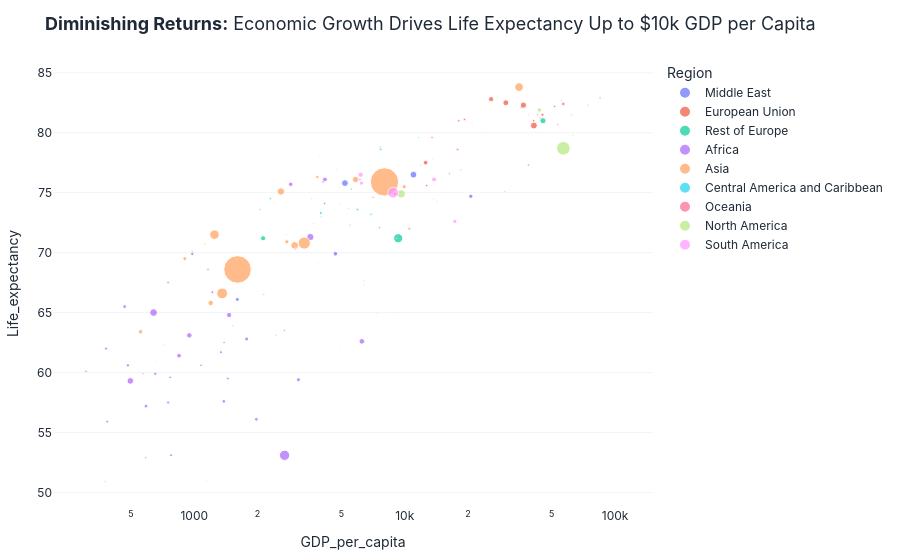

Notebook cell for this chart:
### Code cell
# Q2: How does GDP per Capita relate to Life Expectancy across different regions?
fig2 = px.scatter(
    df[df['Year'] == 2015], x='GDP_per_capita', y='Life_expectancy',
    size='Population_mln', color='Region', hover_name='Country',
    log_x=True,
    title="<b>Diminishing Returns:</b> Economic Growth Drives Life Expectancy Up to $10k GDP per Capita"
)
apply_clean_theme(fig2)
fig2.show()

### Figure 1 — Plotly figure (JSON) as saved in the notebook; plotly's stock layout.template omitted (floating-point values rounded to 4 significant figures)
{"data": [{"hovertemplate": "<b>%{hovertext}</b><br><br>Region=Middle East<br>GDP_per_capita=%{x}<br>Life_expectancy=%{y}<br>Population_mln=%{marker.size}<extra></extra>", "hovertext": ["Turkiye", "Oman", "Israel", "Iraq", "Kuwait", "Saudi Arabia", "Syrian Arab Republic", "Jordan", "United Arab Emirates", "Lebanon", "Qatar", "Yemen, Rep.", "Iran, Islamic Rep.", "Bahrain"], "legendgroup": "Middle East", "marker": {"color": "#636efa", "size": [78.53, 4.27, 8.38, 35.57, 3.84, 31.72, 18.0, 9.27, 9.26, 6.53, 2.57, 26.5, 78.49, 1.37], "sizemode": "area", "sizeref": 3.45, "symbol": "circle"}, "mode": "markers", "name": "Middle East", "orientation": "v", "showlegend": true, "type": "scatter", "x": [11006, 18445, 35808, 4688, 29870, 20628, 979, 4164, 38663, 7643, 63039, 1602, 5201, 22634], "xaxis": "x", "y": [76.5, 76.9, 82.1, 69.9, 75.1, 74.7, 69.9, 74.1, 77.3, 78.8, 79.8, 66.1, 75.8, 76.8], "yaxis": "y"}, {"hovertemplate": "<b>%{hovertext}</b><br><br>Region=European Union<br>GDP_per_capita=%{x}<br>Life_expectancy=%{y}<br>Population_mln=%{marker.size}<extra></extra>", "hovertext": ["Spain", "Latvia", "Sweden", "Czechia", "Lithuania", "Netherlands", "Bulgaria", "Portugal", "Finland", "Slovenia", "Belgium", "Slovak Republic", "Austria", "Malta", "Greece", "Ireland", "Croatia", "Germany", "Denmark", "Poland", "Italy", "Hungary", "Luxembourg", "Cyprus", "Estonia", "Romania", "France"], "legendgroup": "European Union", "marker": {"color": "#EF553B", "size": [46.44, 1.98, 9.8, 10.55, 2.9, 16.94, 7.18, 10.36, 5.48, 2.06, 11.27, 5.42, 8.64, 0.45, 10.82, 4.7, 4.2, 81.69, 5.68, 37.99, 60.73, 9.84, 0.57, 1.16, 1.32, 19.82, 66.55], "sizemode": "area", "sizeref": 3.45, "symbol": "circle"}, "mode": "markers", "name": "European Union", "orientation": "v", "showlegend": true, "type": "scatter", "x": [25742, 13786, 51545, 17830, 14264, 45193, 7075, 19250, 42802, 20890, 41008, 16342, 44196, 24922, 18084, 62012, 11933, 41103, 53255, 12578, 30242, 12721, 105462, 23408, 17402, 8969, 36653], "xaxis": "x", "y": [82.8, 74.5, 82.2, 78.6, 74.3, 81.5, 74.6, 81.1, 81.5, 80.8, 81.0, 76.6, 81.2, 81.9, 81.0, 81.5, 77.3, 80.6, 80.7, 77.5, 82.5, 75.6, 82.3, 80.4, 77.6, 74.9, 82.3], "yaxis": "y"}, {"hovertemplate": "<b>%{hovertext}</b><br><br>Region=Rest of Europe<br>GDP_per_capita=%{x}<br>Life_expectancy=%{y}<br>Population_mln=%{marker.size}<extra></extra>", "hovertext": ["Russian Federation", "Norway", "Belarus", "Ukraine", "Albania", "North Macedonia", "Moldova", "Montenegro", "Switzerland", "Serbia", "Bosnia and Herzegovina", "United Kingdom", "Armenia", "Georgia", "Iceland"], "legendgroup": "Rest of Europe", "marker": {"color": "#00cc96", "size": [144.1, 5.19, 9.46, 45.15, 2.88, 2.07, 2.83, 0.62, 8.28, 7.1, 3.43, 65.12, 2.93, 3.73, 0.33], "sizemode": "area", "sizeref": 3.45, "symbol": "circle"}, "mode": "markers", "name": "Rest of Europe", "orientation": "v", "showlegend": true, "type": "scatter", "x": [9313, 74356, 5967, 2125, 3953, 4862, 2732, 6517, 84776, 5589, 4730, 45405, 3607, 4014, 52952], "xaxis": "x", "y": [71.2, 82.3, 73.6, 71.2, 78.0, 75.4, 71.5, 76.4, 82.9, 75.3, 76.9, 81.0, 74.5, 73.0, 82.5], "yaxis": "y"}, {"hovertemplate": "<b>%{hovertext}</b><br><br>Region=Africa<br>GDP_per_capita=%{x}<br>Life_expectancy=%{y}<br>Population_mln=%{marker.size}<extra></extra>", "hovertext": ["Cameroon", "Gambia, The", "Algeria", "Madagascar", "Eswatini", "Botswana", "Congo, Dem. Rep.", "Angola", "Chad", "Guinea-Bissau", "Guinea", "Benin", "Eritrea", "Lesotho", "Malawi", "Seychelles", "Burundi", "Mozambique", "Sierra Leone", "Tanzania", "Gabon", "Nigeria", "Comoros", "Uganda", "Ghana", "Equatorial Guinea", "Morocco", "Senegal", "Congo, Rep.", "Namibia", "Zimbabwe", "Kenya", "Mauritania", "Zambia", "Niger", "Somalia", "Liberia", "Rwanda", "Mauritius", "Central African Republic", "Egypt, Arab Rep.", "Libya", "Cabo Verde", "Togo", "Cote d'Ivoire", "Burkina Faso", "Mali", "Ethiopia", "South Africa", "Tunisia", "Djibouti"], "legendgroup": "Africa", "marker": {"color": "#ab63fa", "size": [23.3, 2.09, 39.73, 24.23, 1.1, 2.12, 76.24, 27.88, 14.11, 1.74, 11.43, 10.58, 0.35, 2.06, 16.75, 0.09, 10.16, 27.04, 7.17, 51.48, 1.95, 181.1, 0.78, 38.23, 27.85, 1.17, 34.66, 14.58, 4.86, 2.31, 13.81, 47.88, 4.05, 15.88, 20.0, 13.8, 4.47, 11.37, 1.26, 4.49, 92.44, 6.42, 0.52, 7.32, 23.23, 18.11, 17.44, 100.8, 55.39, 11.18, 0.91], "sizemode": "area", "sizeref": 3.45, "symbol": "circle"}, "mode": "markers", "name": "Africa", "orientation": "v", "showlegend": true, "type": "scatter", "x": [1383, 661, 4178, 467, 3680, 6403, 497, 3128, 776, 603, 769, 1077, 9011, 1146, 381, 15158, 306, 590, 588, 948, 7385, 2687, 1243, 847, 1774, 11283, 2875, 1219, 2449, 4897, 1445, 1465, 1524, 1338, 484, 386, 722, 751, 9260, 377, 3563, 7590, 3043, 571, 1973, 653, 751, 641, 6260, 4095, 2653], "xaxis": "x", "y": [57.6, 60.9, 76.1, 65.5, 55.4, 67.3, 59.3, 59.4, 53.1, 57.0, 59.6, 60.6, 64.7, 51.0, 62.0, 74.3, 60.1, 57.2, 52.9, 63.1, 64.9, 53.1, 63.5, 61.4, 62.8, 57.4, 75.7, 66.7, 63.1, 62.1, 59.5, 64.8, 63.9, 61.7, 60.6, 55.9, 62.3, 67.5, 74.4, 50.9, 71.3, 72.1, 72.1, 59.9, 56.1, 59.9, 57.5, 65.0, 62.6, 75.9, 64.1], "yaxis": "y"}, {"hovertemplate": "<b>%{hovertext}</b><br><br>Region=Asia<br>GDP_per_capita=%{x}<br>Life_expectancy=%{y}<br>Population_mln=%{marker.size}<extra></extra>", "hovertext": ["Vietnam", "Nepal", "Indonesia", "China", "India", "Turkmenistan", "Myanmar", "Azerbaijan", "Thailand", "Mongolia", "Maldives", "Pakistan", "Afghanistan", "Japan", "Tajikistan", "Kyrgyz Republic", "Kazakhstan", "Brunei Darussalam", "Bangladesh", "Uzbekistan", "Singapore", "Cambodia", "Bhutan", "Lao PDR", "Philippines", "Sri Lanka", "Malaysia"], "legendgroup": "Asia", "marker": {"color": "#FFA15A", "size": [92.68, 27.02, 258.4, 1380.0, 1310.0, 5.57, 52.68, 9.65, 68.71, 3.0, 0.45, 199.4, 34.41, 127.1, 8.45, 5.96, 17.54, 0.41, 156.3, 31.3, 5.54, 15.52, 0.73, 6.74, 102.1, 20.97, 30.27], "sizemode": "area", "sizeref": 3.45, "symbol": "circle"}, "mode": "markers", "name": "Asia", "orientation": "v", "showlegend": true, "type": "scatter", "x": [2582, 902, 3332, 8016, 1606, 6433, 1197, 5500, 5840, 3875, 9033, 1357, 556, 34961, 978, 1121, 10511, 31164, 1248, 2754, 55647, 1163, 2753, 2140, 3001, 3844, 9955], "xaxis": "x", "y": [75.1, 69.5, 70.8, 75.9, 68.6, 67.7, 65.8, 72.3, 76.1, 69.1, 77.7, 66.6, 63.4, 83.8, 70.1, 70.7, 72.0, 75.3, 71.5, 70.9, 82.7, 68.6, 70.4, 66.5, 70.6, 76.3, 75.5], "yaxis": "y"}, {"hovertemplate": "<b>%{hovertext}</b><br><br>Region=Central America and Caribbean<br>GDP_per_capita=%{x}<br>Life_expectancy=%{y}<br>Population_mln=%{marker.size}<extra></extra>", "hovertext": ["Costa Rica", "Honduras", "Dominican Republic", "St. Vincent and the Grenadines", "Grenada", "Antigua and Barbuda", "El Salvador", "Panama", "Trinidad and Tobago", "Sao Tome and Principe", "Belize", "Jamaica", "Barbados", "St. Lucia", "Guatemala", "Cuba", "Bahamas, The", "Haiti", "Nicaragua"], "legendgroup": "Central America and Caribbean", "marker": {"color": "#19d3f3", "size": [4.85, 9.11, 10.28, 0.11, 0.11, 0.09, 6.33, 3.97, 1.37, 0.2, 0.36, 2.89, 0.29, 0.18, 15.57, 11.32, 0.37, 10.7, 6.22], "sizemode": "area", "sizeref": 3.45, "symbol": "circle"}, "mode": "markers", "name": "Central America and Caribbean", "orientation": "v", "showlegend": true, "type": "scatter", "x": [11643, 2302, 6922, 7207, 9097, 14285, 3706, 13630, 18384, 1585, 4805, 4908, 16559, 10094, 3995, 7694, 31699, 1387, 2050], "xaxis": "x", "y": [79.6, 74.5, 73.2, 72.1, 72.4, 76.5, 72.4, 77.8, 72.9, 69.4, 74.0, 74.1, 78.8, 75.6, 73.3, 78.6, 73.1, 62.5, 73.6], "yaxis": "y"}, {"hovertemplate": "<b>%{hovertext}</b><br><br>Region=Oceania<br>GDP_per_capita=%{x}<br>Life_expectancy=%{y}<br>Population_mln=%{marker.size}<extra></extra>", "hovertext": ["New Zealand", "Solomon Islands", "Kiribati", "Micronesia, Fed. Sts.", "Papua New Guinea", "Vanuatu", "Australia", "Timor-Leste", "Fiji", "Samoa", "Tonga"], "legendgroup": "Oceania", "marker": {"color": "#FF6692", "size": [4.61, 0.6, 0.11, 0.11, 8.11, 0.27, 23.82, 1.2, 0.87, 0.19, 0.1], "sizemode": "area", "sizeref": 3.45, "symbol": "circle"}, "mode": "markers", "name": "Oceania", "orientation": "v", "showlegend": true, "type": "scatter", "x": [38631, 2167, 1535, 2907, 2679, 2696, 56707, 1333, 5391, 4074, 4336], "xaxis": "x", "y": [81.5, 72.2, 67.3, 67.3, 63.5, 69.9, 82.4, 68.5, 67.1, 72.7, 70.5], "yaxis": "y"}, {"hovertemplate": "<b>%{hovertext}</b><br><br>Region=North America<br>GDP_per_capita=%{x}<br>Life_expectancy=%{y}<br>Population_mln=%{marker.size}<extra></extra>", "hovertext": ["Mexico", "Canada", "United States"], "legendgroup": "North America", "marker": {"color": "#B6E880", "size": [121.9, 35.7, 320.7], "sizemode": "area", "sizeref": 3.45, "symbol": "circle"}, "mode": "markers", "name": "North America", "orientation": "v", "showlegend": true, "type": "scatter", "x": [9617, 43596, 56763], "xaxis": "x", "y": [74.9, 81.9, 78.7], "yaxis": "y"}, {"hovertemplate": "<b>%{hovertext}</b><br><br>Region=South America<br>GDP_per_capita=%{x}<br>Life_expectancy=%{y}<br>Population_mln=%{marker.size}<extra></extra>", "hovertext": ["Brazil", "Guyana", "Colombia", "Bolivia", "Paraguay", "Uruguay", "Chile", "Peru", "Suriname", "Argentina", "Ecuador", "Venezuela, RB"], "legendgroup": "South America", "marker": {"color": "#FF97FF", "size": [204.5, 0.77, 47.52, 10.87, 6.69, 3.41, 17.97, 30.47, 0.56, 43.13, 16.21, 30.08], "sizemode": "area", "sizeref": 3.45, "symbol": "circle"}, "mode": "markers", "name": "South America", "orientation": "v", "showlegend": true, "type": "scatter", "x": [8814, 5577, 6176, 3036, 5414, 15614, 13495, 6229, 9168, 13789, 6124, 17318], "xaxis": "x", "y": [75.0, 69.3, 76.5, 70.3, 73.7, 77.4, 79.6, 75.8, 71.2, 76.1, 76.1, 72.6], "yaxis": "y"}], "layout": {"font": {"color": "#1F2937", "family": "Inter, Arial, sans-serif"}, "legend": {"itemsizing": "constant", "title": {"text": "Region"}, "tracegroupgap": 0}, "margin": {"b": 40, "l": 40, "r": 40, "t": 60}, "paper_bgcolor": "#FFFFFF", "plot_bgcolor": "#FFFFFF", "title": {"font": {"family": "Inter, Arial, sans-serif", "size": 18}, "text": "<b>Diminishing Returns:</b> Economic Growth Drives Life Expectancy Up to $10k GDP per Capita"}, "xaxis": {"anchor": "y", "domain": [0, 1], "showgrid": false, "title": {"text": "GDP_per_capita"}, "type": "log", "zeroline": false}, "yaxis": {"anchor": "x", "domain": [0, 1], "gridcolor": "#F3F4F6", "showgrid": true, "title": {"text": "Life_expectancy"}, "zeroline": false}}}
